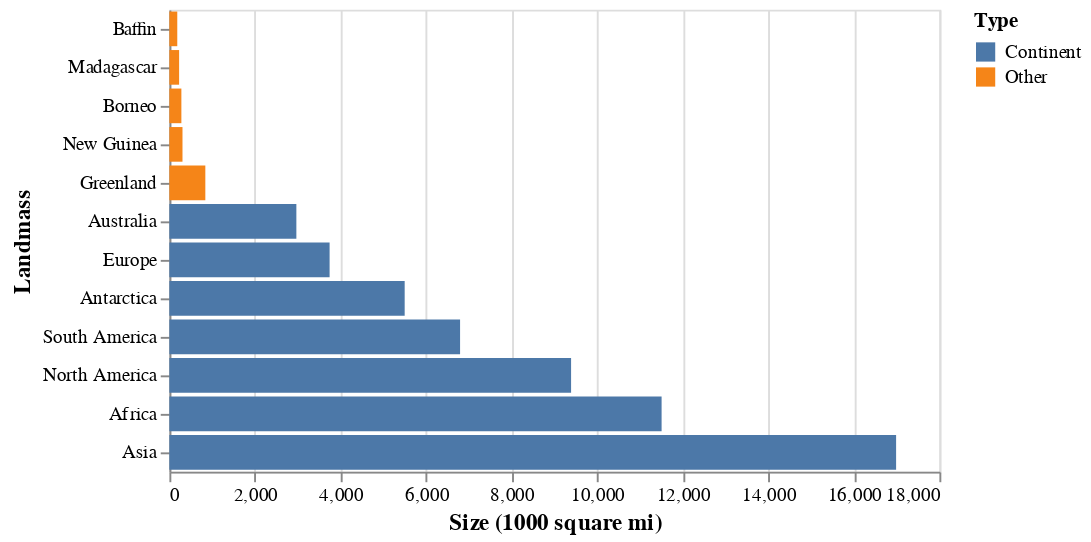

Notebook code for this chart:
### Code cell
glue('islands_plot_sorted', islands_plot_sorted, display=True)

### Figure 1 — Vega-Lite specification as saved in the notebook (floating-point values rounded to 4 significant figures)
{"config": {"view": {"continuousWidth": 400, "continuousHeight": 300}, "axis": {"titleFontSize": 12}}, "data": {"name": "data-fc42ac9d8b1aea32d6771c4751ec3ae8"}, "mark": {"type": "bar", "color": "black"}, "encoding": {"color": {"field": "landmass_type", "title": "Type", "type": "nominal"}, "x": {"field": "size", "title": "Size (1000 square mi)", "type": "quantitative"}, "y": {"field": "landmass", "sort": "x", "title": "Landmass", "type": "nominal"}}, "$schema": "https://vega.github.io/schema/vega-lite/v4.17.0.json", "datasets": {"data-fc42ac9d8b1aea32d6771c4751ec3ae8": [{"landmass": "Asia", "size": 16988, "landmass_type": "Continent"}, {"landmass": "Africa", "size": 11506, "landmass_type": "Continent"}, {"landmass": "North America", "size": 9390, "landmass_type": "Continent"}, {"landmass": "South America", "size": 6795, "landmass_type": "Continent"}, {"landmass": "Antarctica", "size": 5500, "landmass_type": "Continent"}, {"landmass": "Europe", "size": 3745, "landmass_type": "Continent"}, {"landmass": "Australia", "size": 2968, "landmass_type": "Continent"}, {"landmass": "Greenland", "size": 840, "landmass_type": "Other"}, {"landmass": "New Guinea", "size": 306, "landmass_type": "Other"}, {"landmass": "Borneo", "size": 280, "landmass_type": "Other"}, {"landmass": "Madagascar", "size": 227, "landmass_type": "Other"}, {"landmass": "Baffin", "size": 184, "landmass_type": "Other"}]}}
